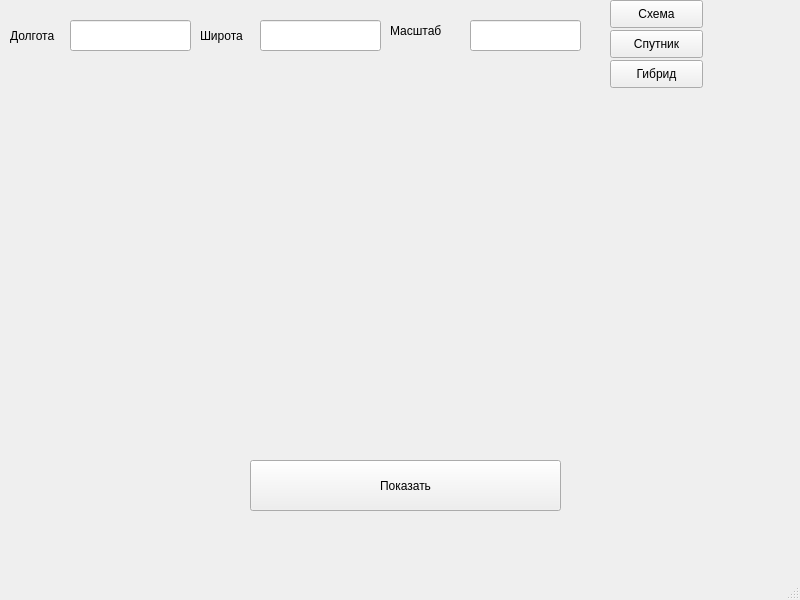
<?xml version="1.0" encoding="UTF-8"?>
<ui version="4.0">
 <class>MainWindow</class>
 <widget class="QMainWindow" name="MainWindow">
  <property name="geometry">
   <rect>
    <x>0</x>
    <y>0</y>
    <width>800</width>
    <height>600</height>
   </rect>
  </property>
  <property name="windowTitle">
   <string>MainWindow</string>
  </property>
  <widget class="QWidget" name="centralwidget">
   <widget class="QLabel" name="image">
    <property name="geometry">
     <rect>
      <x>100</x>
      <y>110</y>
      <width>611</width>
      <height>311</height>
     </rect>
    </property>
    <property name="text">
     <string/>
    </property>
   </widget>
   <widget class="QLabel" name="label_2">
    <property name="geometry">
     <rect>
      <x>10</x>
      <y>10</y>
      <width>61</width>
      <height>51</height>
     </rect>
    </property>
    <property name="text">
     <string>Долгота</string>
    </property>
   </widget>
   <widget class="QLineEdit" name="lg">
    <property name="geometry">
     <rect>
      <x>70</x>
      <y>20</y>
      <width>121</width>
      <height>31</height>
     </rect>
    </property>
   </widget>
   <widget class="QLabel" name="label_3">
    <property name="geometry">
     <rect>
      <x>200</x>
      <y>10</y>
      <width>61</width>
      <height>51</height>
     </rect>
    </property>
    <property name="text">
     <string>Широта</string>
    </property>
   </widget>
   <widget class="QLineEdit" name="wd">
    <property name="geometry">
     <rect>
      <x>260</x>
      <y>20</y>
      <width>121</width>
      <height>31</height>
     </rect>
    </property>
   </widget>
   <widget class="QLabel" name="label_4">
    <property name="geometry">
     <rect>
      <x>390</x>
      <y>20</y>
      <width>81</width>
      <height>21</height>
     </rect>
    </property>
    <property name="text">
     <string>Масштаб</string>
    </property>
   </widget>
   <widget class="QLineEdit" name="ms">
    <property name="geometry">
     <rect>
      <x>470</x>
      <y>20</y>
      <width>111</width>
      <height>31</height>
     </rect>
    </property>
   </widget>
   <widget class="QPushButton" name="btnShow">
    <property name="geometry">
     <rect>
      <x>250</x>
      <y>460</y>
      <width>311</width>
      <height>51</height>
     </rect>
    </property>
    <property name="text">
     <string>Показать</string>
    </property>
   </widget>
   <widget class="QPushButton" name="map">
    <property name="geometry">
     <rect>
      <x>610</x>
      <y>0</y>
      <width>93</width>
      <height>28</height>
     </rect>
    </property>
    <property name="text">
     <string>Схема</string>
    </property>
   </widget>
   <widget class="QPushButton" name="sat">
    <property name="geometry">
     <rect>
      <x>610</x>
      <y>30</y>
      <width>93</width>
      <height>28</height>
     </rect>
    </property>
    <property name="text">
     <string>Спутник</string>
    </property>
   </widget>
   <widget class="QPushButton" name="hybrid">
    <property name="geometry">
     <rect>
      <x>610</x>
      <y>60</y>
      <width>93</width>
      <height>28</height>
     </rect>
    </property>
    <property name="text">
     <string>Гибрид</string>
    </property>
   </widget>
  </widget>
  <widget class="QMenuBar" name="menubar">
   <property name="geometry">
    <rect>
     <x>0</x>
     <y>0</y>
     <width>800</width>
     <height>26</height>
    </rect>
   </property>
  </widget>
  <widget class="QStatusBar" name="statusbar"/>
 </widget>
 <resources/>
 <connections/>
</ui>
